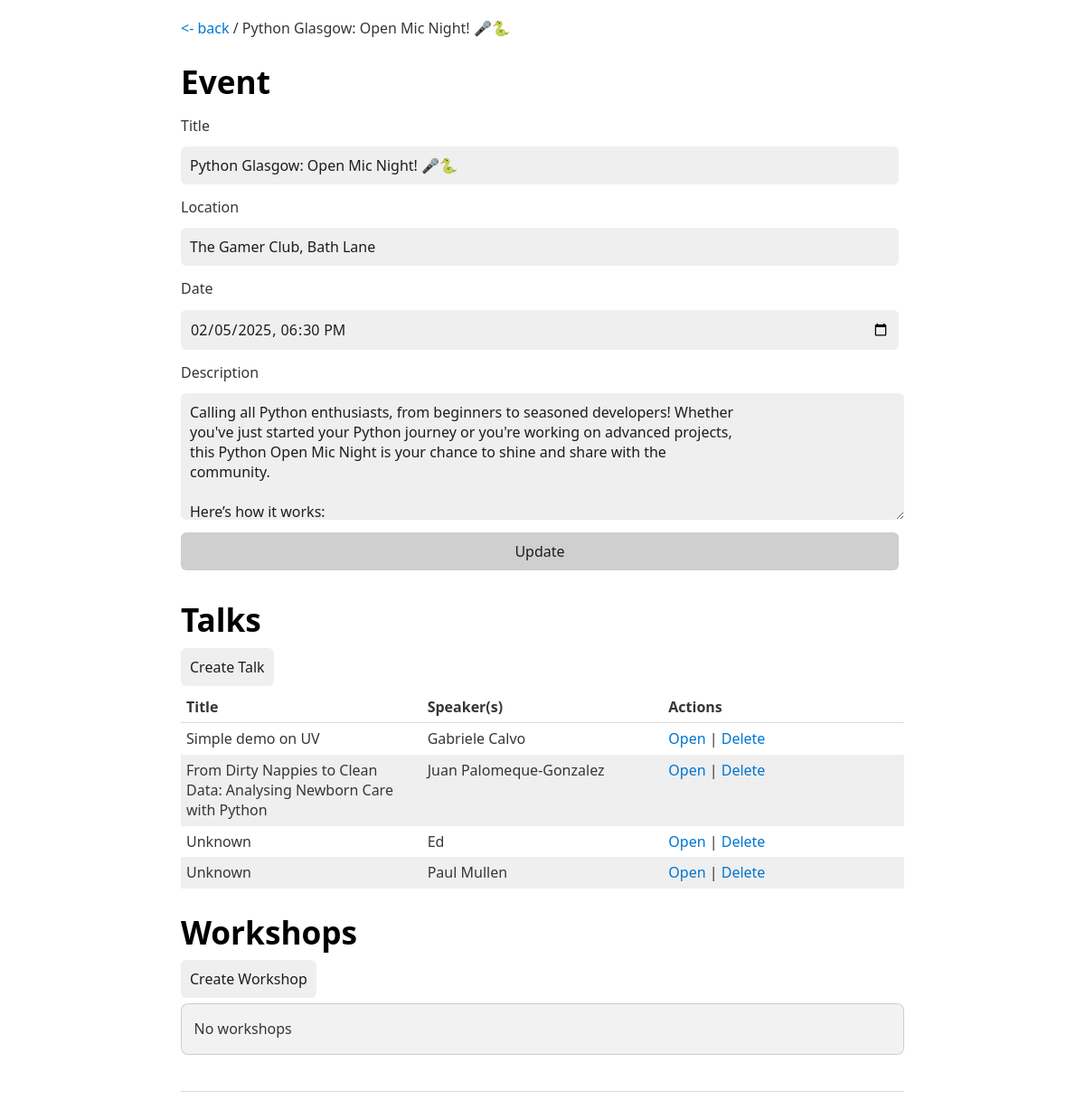
Before: /event/1 with the older database file.
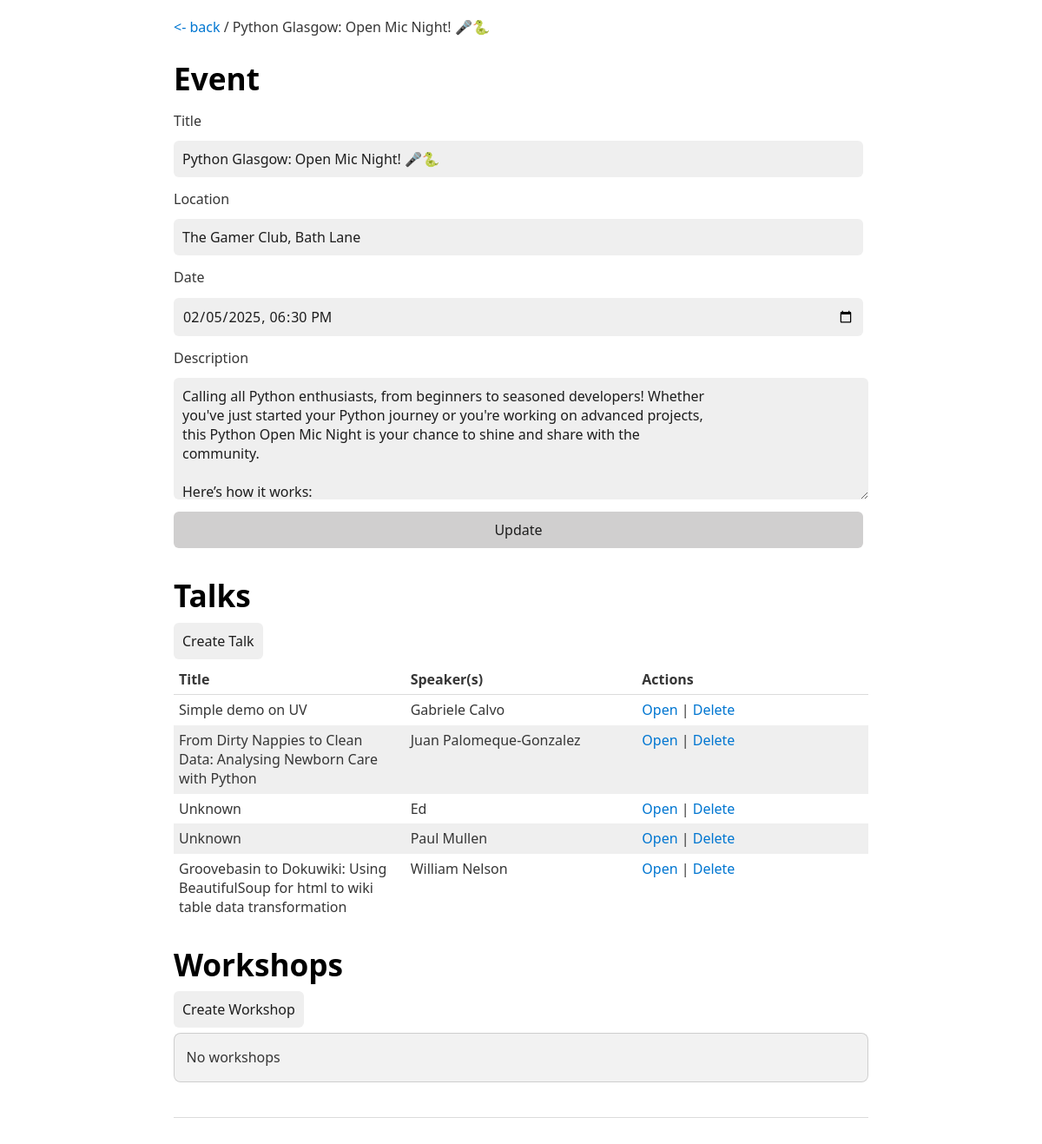
After: the same page with the newer database file.
### app/models/events.py (models this page shows, shortened)
class Events(db.Model):
    event_id = s.Column(s.Integer, primary_key=True)
    title = s.Column(s.String(255))
    description = s.Column(s.String)
    datetime = s.Column(s.DateTime)
    location = s.Column(s.String(255))
    rel_workshops = s.orm.relationship("Workshops")
    rel_talks = s.orm.relationship("Talks")
    @classmethod
    def get_by_id(cls, event_id):
        se_ = s.select(cls).where(cls.event_id == event_id)
        re_ = db.session.execute(se_).scalars().first()
        return re_

### app/models/talks.py (models this page shows, shortened)
class Talks(db.Model):
    talk_id = s.Column(s.Integer, primary_key=True)
    fk_event_id = s.Column(s.Integer, s.ForeignKey("events.event_id"))
    title = s.Column(s.String(255))
    description = s.Column(s.String(255))
    rel_talk_resources = s.orm.relationship("TalkResources")
    rel_talk_speakers = s.orm.relationship("TalkSpeakers")

### app/__init__.py (the view)
    @app.get("/event/<int:event_id>")
    def event(event_id: int):
        event_ = Events.get_by_id(event_id)
        return render_template("event.html", event=event_)

### app/templates/event.html (shortened to what this page needs)
<!DOCTYPE html>
<html lang="en">
<head>
    {% include 'includes/head.html' %}
</head>
<body>
<header>
    <div class="top-link">
        <a href="{{ url_for('index') }}"><- back</a> /
        {{ event.title }}
    </div>
    <h1>Event</h1>
</header>
<main x-data="event_">
    <form @submit.prevent class="form">
        <label for="title">Title</label>
        <input id="title" type="text" name="title" value="{{ event.title }}"/>
        <label for="location">Location</label>
        <input id="location" type="text" name="location" value="{{ event.location }}"/>
        <label for="date">Date</label>
        <input id="date" type="datetime-local" name="date"
               value="{% if event.datetime %}{{ event.datetime }}{% endif %}"/>
        <label for="description">Description</label>
        <textarea id="description" name="description">{{ event.description }}</textarea>
        <button type="button">Update</button>
    </form>
    <h1>Talks</h1>
    <div class="top-link">
        <a class="a-button"
           href="{{ url_for('talk_create_get', event_id=event.event_id) }}">
            Create Talk
        </a>
    </div>
    {% if event.rel_talks %}
        <table>
            <thead>
            <tr>
                <th>Title</th>
                <th>Speaker(s)</th>
                <th>Actions</th>
            </tr>
            </thead>
            <tbody>
            {% for talk in event.rel_talks %}
                <tr>
                    <td>{{ talk.title }}</td>
                    <td>
                        {{ talk.rel_talk_speakers|join(', ', attribute='name') }}
                    </td>
                    <td>
                        <a href="{{ url_for('talk', event_id=event.event_id, talk_id=talk.talk_id) }}">Open</a>
                        |
                        <a @click="set_delete_talk(
                        '{{ url_for("talk_delete", event_id=event.event_id, talk_id=talk.talk_id) }}',
                        '{{ talk.title }}'
                        )">Delete</a>
                    </td>
                </tr>
            {% endfor %}
            </tbody>
        </table>
    {% else %}
        <div class="box">
            <p>No Talks</p>
        </div>
    {% endif %}
    <h1>Workshops</h1>
    <div class="top-link">
        <a class="a-button"
           href="{{ url_for('workshop_create_get', event_id=event.event_id) }}">
            Create Workshop
        </a>
    </div>
    {% if event.rel_workshops %}
        <table>
            <thead>
            <tr>
                <th>Title</th>
                <th>host(s)</th>
                <th>Actions</th>
            </tr>
            </thead>
            <tbody>
            {% for workshop in event.rel_workshops %}
                <tr>
                    <td>{{ workshop.title }}</td>
                    <td>
                        {{ workshop.rel_workshop_hosts|join(', ', attribute='name') }}
                    </td>
                    <td>
                        <a href="{{ url_for('workshop', event_id=event.event_id, workshop_id=workshop.workshop_id) }}">Open</a>
                        |
                        <a @click="set_delete_workshop(
                        '{{ url_for("workshop_delete", event_id=event.event_id, workshop_id=workshop.workshop_id) }}',
                        '{{ workshop.title }}'
                        )">Delete</a>
                    </td>
                </tr>
            {% endfor %}
            </tbody>
        </table>
    {% else %}
        <div class="box">
            <p>No workshops</p>
        </div>
    {% endif %}
</main>
<footer>
</footer>
</body>
</html>

### app/templates/includes/head.html (shortened to what this page needs)
<link rel="stylesheet" href="{{ url_for('static', filename='water.min.css') }}">
<link rel="stylesheet" href="{{ url_for('static', filename='style.css') }}">

### app/static/style.css (style rules this page uses)
.form { display: flex; width: 100%; flex-direction: column; gap: .50rem; }
.top-link { margin-top: 1rem; margin-bottom: 1rem; }
.box { padding: 0 0.85rem; background-color: rgba(0, 0, 0, .05); border-radius: 0.5rem; border: 1px solid rgba(0, 0, 0, .15); }
.a-button { transition: background-color var(--animation-duration) linear, border-color var(--animation-duration) linear, color var(--animation-duration) linear, box-shadow var(--animation-duration) linear, transform var(--animation-duration) ease }
.a-button { text-align: center; color: var(--form-text); background-color: var(--background); font-family: inherit; font-size: inherit; margin-right: 6px; margin-bottom: 6px; padding: 10px; border: none; border-radius: 6px; outline: none; text-decoration: none; }

Changed rows visible on the page:
added Talks: title "Groovebasin to Dokuwiki: Using BeautifulSoup for html to wiki table data transformation", rel_talk_speakers "William Nelson"
